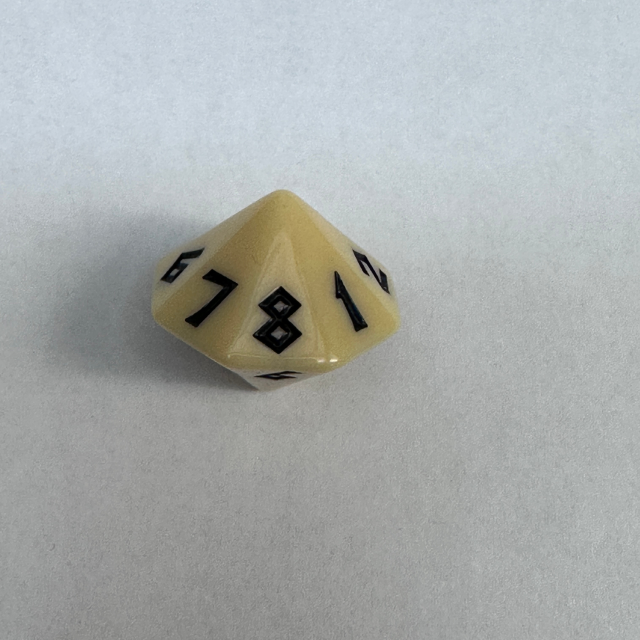
#> input picture Dice Images/16 sided.jpg, 1280 x 1280 px, given in place of the camera (shown at 1/2 size)
$ python debug_stability.py
#> lines starting #> are read from the running program, lines starting #| are printed output that depends on the picture; after the words box and inside, x2 and y2 are one past the last pixel; in counts of white or black regions, pixels touching at a corner belong together
### detection/detect_dice.py
"""
detect_dice.py
--------------
Detects individual dice in a camera frame using adaptive edge/threshold
detection — colour-independent so it works with ANY dice colour.

Strategy:
  1. Find the red NAF tray ROI (the tray IS always red — that's fine)
  2. Inside the tray, use adaptive thresholding + Canny edges to find
     square-ish blobs of die-face size, regardless of colour
  3. Split merged blobs (touching dice) using distance-transform peaks
  4. Return one DiceDetection per die, with a crop for the classifier

Works with any dice colour — black, cream, purple, blue, etc.

Usage:
    from detection.detect_dice import detect_dice, find_tray_roi
    roi  = find_tray_roi(frame)
    dice = detect_dice(frame, roi=roi)
"""

import cv2
import numpy as np
from dataclasses import dataclass
from typing import Literal


@dataclass
class DiceDetection:
    bbox:         tuple[int, int, int, int]  # (x, y, w, h) in original frame
    crop:         np.ndarray                  # BGR crop of the die
    colour_hint:  str                         # kept for API compat — always "unknown"
    shape_hint:   Literal["cube", "pyramid", "unknown"]


# ── Tunable parameters ─────────────────────────────────────────────────────────

# Die area in pixels (at current camera height)
MIN_AREA = 300
MAX_AREA = 4_000

# Minimum pixel side-length — real dice are at least 28px on a side
MIN_SIDE = 28

# Aspect ratio — dice faces are roughly square
MIN_ASPECT = 0.50
MAX_ASPECT = 2.00

# Squareness — max(w,h)/min(w,h). Corner brackets are very non-square.
MAX_SQUARENESS_RATIO = 1.65

# Edge exclusion band inside the ROI (pixels from each edge)
# Rejects tray rim, stitching, and corner brackets
EDGE_EXCLUSION_PX = 35

# Stability: frames dice must be still before "settled" is declared
SETTLE_FRAMES = 6
SETTLE_MOVE   = 12   # max centroid movement (px) — covers lighting-induced drift
SETTLE_COUNT_TOLERANCE = 2  # allow this many frames with different die count

# Watershed split: blobs larger than this trigger split attempt
SINGLE_DIE_MAX_AREA = 1_200   # lower threshold — split sooner
SPLIT_MIN_AREA      = 120

# Tray wall fraction: shrink each side of the detected tray bounding box
# by this fraction to land on the inner playing surface.
# 0.10 = remove 10% from each edge (20% total per axis)
TRAY_WALL_FRACTION = 0.07


# ── Red tray ROI detection ─────────────────────────────────────────────────────

def find_tray_roi(frame: np.ndarray) -> tuple[int,int,int,int] | None:
    """
    Detect the red NAF dice tray and return the INNER playing surface.

    Strategy:
      1. Find the largest solid red region (the tray walls)
      2. Take its bounding rectangle — that's the outer tray boundary
      3. Shrink by TRAY_WALL_FRACTION on each side — removes the walls
         so only the flat inner surface (where dice land) is searched

    This is robust to notebooks/risers under the camera because we pick
    the LARGEST solid red blob, and the tray is always the dominant
    red object in the scene.
    """
    hsv = cv2.cvtColor(frame, cv2.COLOR_BGR2HSV)

    # Red wraps in HSV — need two ranges
    # Saturation > 150 excludes the notebook riser (S=128-139) while
    # keeping the tray's deep saturated red (S=180+)
    mask1 = cv2.inRange(hsv, np.array([0,   150, 60]),  np.array([10,  255, 255]))
    mask2 = cv2.inRange(hsv, np.array([160, 150, 60]),  np.array([180, 255, 255]))
    red_mask = cv2.bitwise_or(mask1, mask2)

    # Close holes (dice sitting in tray / dark decoration)
    kernel = cv2.getStructuringElement(cv2.MORPH_RECT, (15, 15))
    red_mask = cv2.morphologyEx(red_mask, cv2.MORPH_CLOSE, kernel)
    red_mask = cv2.morphologyEx(red_mask, cv2.MORPH_OPEN,  kernel)

    contours, _ = cv2.findContours(red_mask, cv2.RETR_EXTERNAL,
                                   cv2.CHAIN_APPROX_SIMPLE)
    if not contours:
        return None

    frame_h, frame_w = frame.shape[:2]
    frame_area = frame_h * frame_w

    # Pick the largest red blob that is at least 3% of the frame
    # and reasonably square (tray aspect ratio never exceeds 2:1)
    best_cnt  = None
    best_area = 0

    for cnt in contours:
        area = cv2.contourArea(cnt)
        if area < frame_area * 0.03:
            continue
        x, y, w, h = cv2.boundingRect(cnt)
        if max(w, h) / max(min(w, h), 1) > 2.5:
            continue   # too elongated to be the tray
        if area > best_area:
            best_area = area
            best_cnt  = cnt

    if best_cnt is None:
        return None

    # ── Find true tray edges by scanning the red mask ─────────────────────────
    # Rather than trusting the bounding box (which includes the notebook),
    # scan the mask row/column by row to find where the MAJORITY of rows
    # have red pixels — this gives the true tray boundary even when the
    # notebook is touching it.

    # Start with bounding rect of the best contour
    x, y, w, h = cv2.boundingRect(best_cnt)

    # Crop the red mask to the bounding rect area
    mask_crop = red_mask[y:y+h, x:x+w]

    # For each column, count how many rows in that column are red
    col_counts = np.sum(mask_crop > 0, axis=0)  # shape: (w,)
    row_counts = np.sum(mask_crop > 0, axis=1)  # shape: (h,)

    # The tray columns have consistently high red pixel counts
    # (the walls are solid red). The notebook column has much lower counts.
    # Find the rightmost column where count > 20% of column height
    threshold_col = h * 0.20   # column must have red in 20% of its height
    threshold_row = w * 0.35   # row must have red in 35% of its width (stricter — rejects thin bottom blobs)

    valid_cols = np.where(col_counts > threshold_col)[0]
    valid_rows = np.where(row_counts > threshold_row)[0]

    if len(valid_cols) == 0 or len(valid_rows) == 0:
        pass  # fall through to use original bounding rect
    else:
        # True tray left/right/top/bottom in mask_crop coordinates
        true_x1 = int(valid_cols[0])
        true_x2 = int(valid_cols[-1])
        true_y1 = int(valid_rows[0])
        true_y2 = int(valid_rows[-1])
        # Translate back to full frame coordinates
        x = x + true_x1
        y = y + true_y1
        w = true_x2 - true_x1
        h = true_y2 - true_y1

    # Shrink by TRAY_WALL_FRACTION on every side to get inner playing surface
    # where dice actually land (removes tray walls, rim, corner brackets)
    inset_x = int(w * TRAY_WALL_FRACTION)
    inset_y = int(h * TRAY_WALL_FRACTION)

    x += inset_x;  y += inset_y
    w -= inset_x * 2;  h -= inset_y * 2

    # Small additional trim for persistent bleed on right/bottom
    w -= int(w * 0.01)   # trim 1% off right
    h -= int(h * 0.02)   # trim 2% off bottom

    if w <= 0 or h <= 0:
        return None

    # Clamp to frame bounds
    x = max(0, x);  y = max(0, y)
    w = min(w, frame_w - x)
    h = min(h, frame_h - y)

    return (x, y, w, h)


def crop_to_roi(frame, roi):
    x, y, w, h = roi
    return frame[y:y+h, x:x+w].copy(), (x, y)


# ── Colour-independent die mask ────────────────────────────────────────────────

# [226 lines left out: functions _mask_dice, _shape_hint, _split_blob, _contours_to_detections, not called in this run]


def detect_dice(frame: np.ndarray,
                roi: tuple[int,int,int,int] | None = None) -> list[DiceDetection]:
    """
    Detect all dice in a frame, colour-independently.
    Bounding boxes are always in full-frame coordinates.
    If no ROI is provided, returns empty — we ONLY search inside the tray.
    """
    if roi is None:
        return []   # Don't search whole frame — too many false positives
    search_frame, (ox, oy) = crop_to_roi(frame, roi)

    mask = _mask_dice(search_frame)
    detections = _contours_to_detections(search_frame, mask)

    # Translate bounding boxes back to full-frame coords
    translated = []
    for d in detections:
        x, y, w, h = d.bbox
        fx, fy = x + ox, y + oy
        pad = 6
        x1 = max(0, fx-pad);   y1 = max(0, fy-pad)
        x2 = min(frame.shape[1], fx+w+pad)
        y2 = min(frame.shape[0], fy+h+pad)
        translated.append(DiceDetection(
            bbox=(fx, fy, w, h),
            crop=frame[y1:y2, x1:x2].copy(),
            colour_hint="unknown",
            shape_hint=d.shape_hint,
        ))
    detections = translated

    detections = _suppress_overlaps(detections)
    detections.sort(key=lambda d: (d.bbox[1] // 60, d.bbox[0]))
    return detections


# [31 lines left out: function _suppress_overlaps, not called in this run]


# ── Stability tracker ──────────────────────────────────────────────────────────

class DiceStabilityTracker:
    """
    Tracks whether dice have stopped moving.

    Key improvements over naive index-based tracking:
    - Matches centroids by proximity across frames (not by sort order)
      so reordering detections doesn't look like movement
    - Allows SETTLE_COUNT_TOLERANCE noisy frames before resetting
    - Uses a running "anchor" set of positions — once a die is seen
      in roughly the same spot for several frames, it's considered still
    """

    def __init__(self):
        self._history: list[list[tuple[int, int]]] = []

    # [90 lines left out: functions _match_centroids, update, not called in this run]

    def reset(self):
        self._history.clear()


# [11 lines left out: function draw_detections, not called in this run]

### archive/legacy_rule_based_detector/debug_stability.py
"""
debug_stability.py
------------------
Shows real-time detection count and centroid stability data so we can
see exactly why the tracker isn't settling.

Press Q to quit.
"""
import cv2
import numpy as np
import sys, os, time, collections
sys.path.insert(0, os.path.dirname(os.path.abspath(__file__)))

from detection.detect_dice import find_tray_roi, detect_dice, SETTLE_FRAMES, SETTLE_MOVE

cap = cv2.VideoCapture(0)
cv2.namedWindow("Stability Debug", cv2.WINDOW_NORMAL)
cv2.resizeWindow("Stability Debug", 900, 600)

tray_roi    = None
frame_count = 0
history     = []   # list of centroid lists
count_log   = collections.deque(maxlen=30)  # last 30 frame counts

print("Watching detection stability — press Q to quit.")

while True:
    ret, frame = cap.read()
#> frame is the input picture: shape (1280, 1280, 3); mean B, G, R 171.6, 172.7, 169.1
    if not ret:
        continue
    frame_count += 1

    if frame_count % 60 == 1:
        new_roi = find_tray_roi(frame)
#> in find_tray_roi, `contours, _ = cv2.findContours(red_mask, cv2.RETR_EXTERNAL, cv2.CHAIN_..`: contours = []
        if new_roi:
            tray_roi = new_roi

    dets = detect_dice(frame, roi=tray_roi)
#> dets = []
    centroids = [(d.bbox[0] + d.bbox[2]//2, d.bbox[1] + d.bbox[3]//2)
                 for d in dets]
#> centroids = []
    history.append(centroids)
    if len(history) > SETTLE_FRAMES + 2:
        history.pop(0)

    count_log.append(len(dets))

    # ── Build display ─────────────────────────────────────────────────────────
    vis = frame.copy()

    # Draw detections
    for i, d in enumerate(dets):
        x, y, w, h = d.bbox
        cv2.rectangle(vis, (x,y), (x+w, y+h), (0,255,0), 2)
        cv2.putText(vis, str(i+1), (x+4, y+20),
                    cv2.FONT_HERSHEY_SIMPLEX, 0.65, (0,255,255), 2)
#> this loop made 0 passes

    # Draw tray ROI
    if tray_roi:
        rx, ry, rw, rh = tray_roi
        cv2.rectangle(vis, (rx,ry), (rx+rw,ry+rh), (200,80,0), 1)

    # ── Stats panel ───────────────────────────────────────────────────────────
    panel = np.zeros((600, 300, 3), dtype=np.uint8)
    y = 20
    def pt(text, color=(200,200,200)):
#> called with text = 'Frame: 1', color = (150, 150, 150)
        global y
        cv2.putText(panel, text, (8, y), cv2.FONT_HERSHEY_SIMPLEX, 0.42, color, 1)
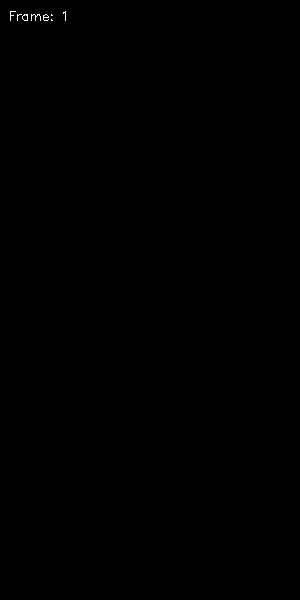
#> panel: shape (600, 300, 3); values 0 (black) and 150 (white), 0.06% white in thin lines or dots, all inside (x1, y1, x2, y2) = (10, 11, 66, 21)
        y += 18

    pt(f"Frame: {frame_count}", (150,150,150))
    pt(f"Dice now: {len(dets)}", (0,255,0) if len(dets) > 0 else (0,0,255))
    pt("")

    # Count stability
    counts = list(count_log)
    if counts:
        modal = max(set(counts), key=counts.count)
        inconsistent = sum(1 for c in counts if c != modal)
        pt(f"Last 30 counts: modal={modal}", (255,200,0))
        pt(f"  inconsistent frames: {inconsistent}",
           (0,255,0) if inconsistent <= 3 else (0,100,255))

    pt("")
    pt(f"Need {SETTLE_FRAMES} stable frames", (200,200,200))

    # Centroid movement
    if len(history) >= 2:
        recent = history[-min(SETTLE_FRAMES, len(history)):]
        modal_count = max(set(len(h) for h in recent),
                         key=lambda x: sum(1 for h in recent if len(h)==x))
        stable = [h for h in recent if len(h) == modal_count]
        pt(f"Stable frames: {len(stable)}/{SETTLE_FRAMES}",
           (0,255,0) if len(stable) >= SETTLE_FRAMES else (0,180,255))

        if len(stable) >= 2 and modal_count > 0:
            pt("")
            pt("Centroid movement (px):", (200,200,200))
            for i in range(modal_count):
                xs = [f[i][0] for f in stable if i < len(f)]
                ys = [f[i][1] for f in stable if i < len(f)]
                if len(xs) >= 2:
                    dx = max(xs) - min(xs)
                    dy = max(ys) - min(ys)
                    ok = dx <= SETTLE_MOVE and dy <= SETTLE_MOVE
                    col = (0,255,0) if ok else (0,80,255)
                    pt(f"  Die {i+1}: dx={dx} dy={dy} {'OK' if ok else 'MOVING'}", col)

    # Count history bar
    y = 520
    pt("Count history (last 30 frames):", (150,150,150))
#> in pt (call 8), `cv2.putText(panel, text, (8, y), cv2.FONT_HERSHEY_SIMPLEX, 0.42, color..`:
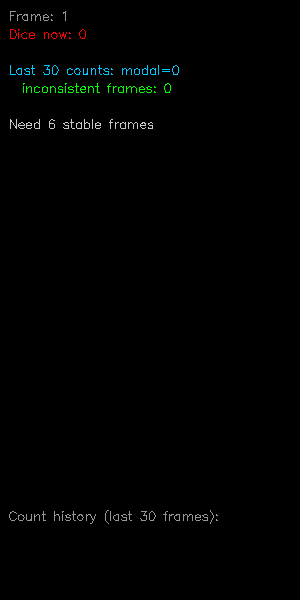
#> panel: shape (600, 300, 3); mean of channels 0, 1, 2 1.3, 1.7, 1.1; drawn as B, G, R
    for j, c in enumerate(list(count_log)):
        col = (0,255,0) if c == (modal if counts else 0) else (0,80,255)
        cv2.rectangle(panel, (8+j*9, 580-c*8), (15+j*9, 580), col, -1)
#> panel: shape (600, 300, 3); under 0.01% of pixels changed, all inside (x1, y1, x2, y2) = (8, 580, 16, 581)

    # Combine
    vis_small = cv2.resize(vis, (600, 600))
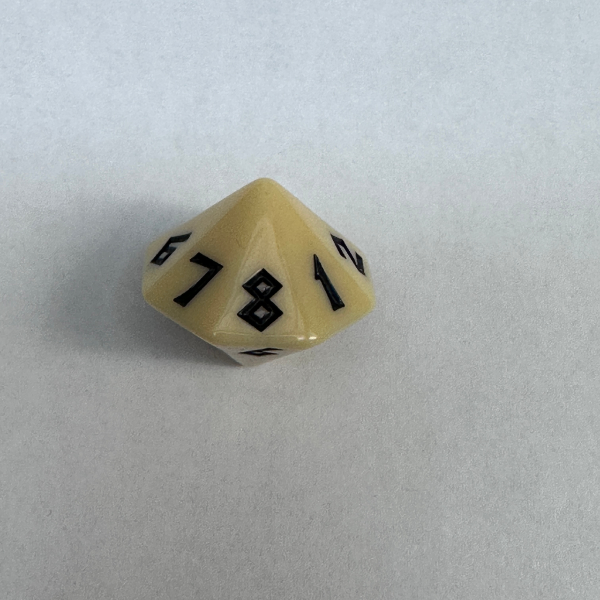
#> vis_small: shape (600, 600, 3); mean B, G, R 171.5, 172.6, 169
    combined  = np.hstack([vis_small, panel])
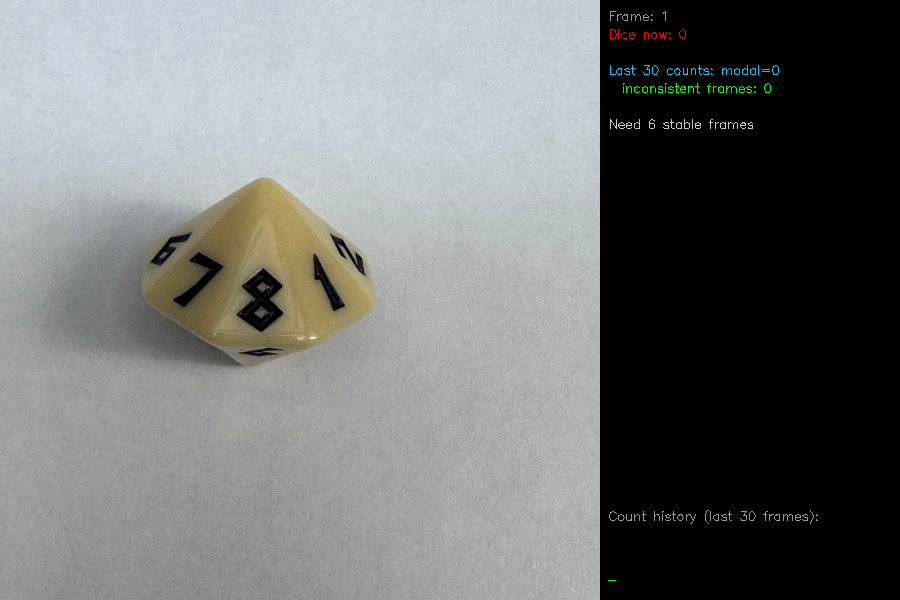
#> combined: shape (600, 900, 3); mean B, G, R 114.8, 115.6, 113
    cv2.imshow("Stability Debug", combined)

    key = cv2.waitKey(1) & 0xFF
#> (key q is pressed here)
    if key in (ord('q'), 27):
        break

cap.release()
cv2.destroyAllWindows()

$ run again, on Dice Images/8 Sided.jpg
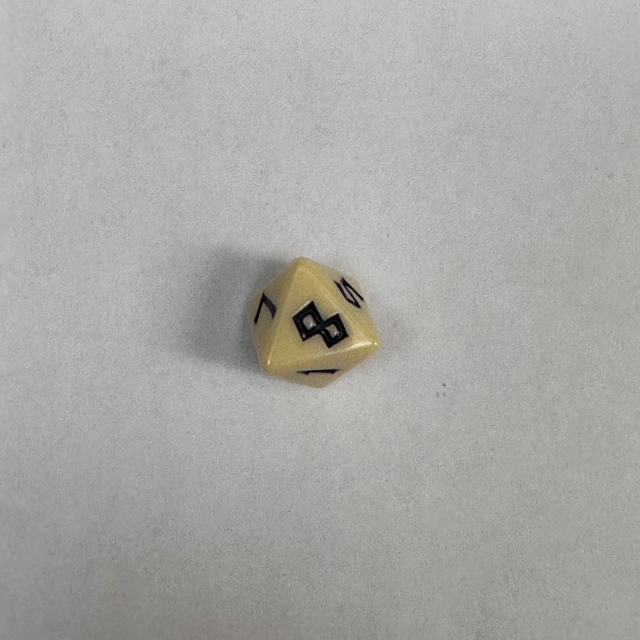
#> input picture Dice Images/8 Sided.jpg, 1280 x 1280 px, given in place of the camera (shown at 1/2 size)
#> frame is the input picture: shape (1280, 1280, 3); mean B, G, R 165.1, 168.1, 168.6
#> hsv: shape (1280, 1280, 3); mean H, S, V 28.7, 6.9, 168.9
#> mask1: shape (1280, 1280); every value is 0
#> contours = []
#> `vis_small = cv2.resize(vis, (600, 600))`:
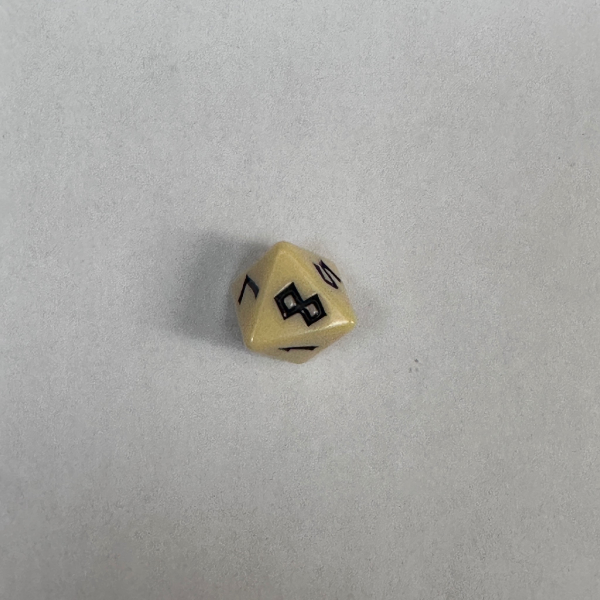
#> vis_small: shape (600, 600, 3); mean B, G, R 164.9, 168, 168.4
#> `combined  = np.hstack([vis_small, panel])`:
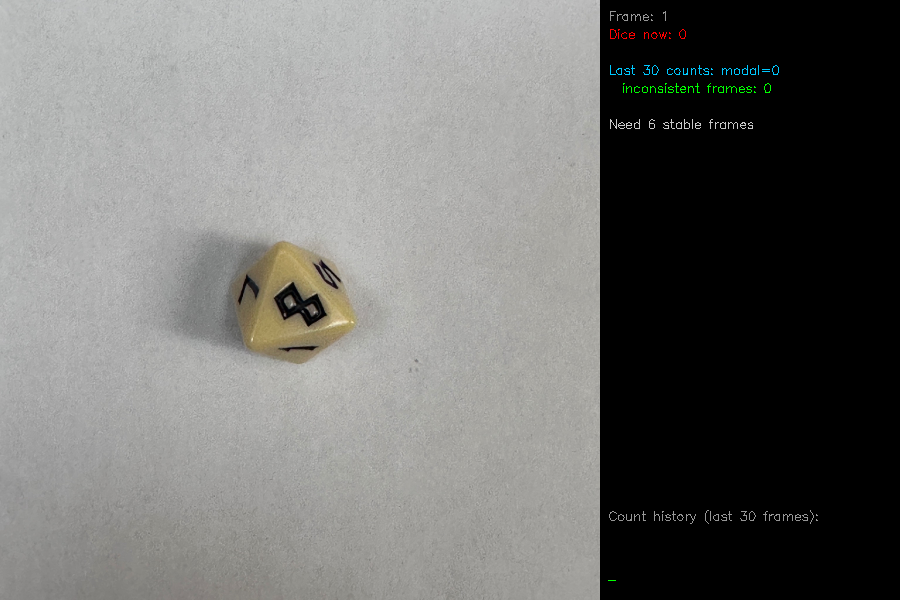
#> combined: shape (600, 900, 3); mean B, G, R 110.4, 112.5, 112.6
